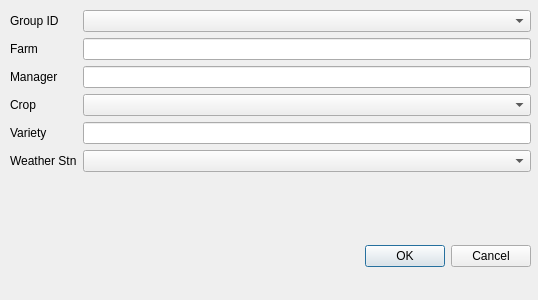
<?xml version="1.0" encoding="UTF-8"?>
<ui version="4.0">
 <class>Dialog</class>
 <widget class="QDialog" name="Dialog">
  <property name="geometry">
   <rect>
    <x>0</x>
    <y>0</y>
    <width>538</width>
    <height>300</height>
   </rect>
  </property>
  <property name="windowTitle">
   <string>Edit Pivot Group</string>
  </property>
  <widget class="QDialogButtonBox" name="buttonBox">
   <property name="geometry">
    <rect>
     <x>30</x>
     <y>240</y>
     <width>501</width>
     <height>32</height>
    </rect>
   </property>
   <property name="orientation">
    <enum>Qt::Horizontal</enum>
   </property>
   <property name="standardButtons">
    <set>QDialogButtonBox::Cancel|QDialogButtonBox::Ok</set>
   </property>
  </widget>
  <widget class="QWidget" name="formLayoutWidget">
   <property name="geometry">
    <rect>
     <x>10</x>
     <y>10</y>
     <width>521</width>
     <height>221</height>
    </rect>
   </property>
   <layout class="QFormLayout" name="formLayout">
    <item row="0" column="0">
     <widget class="QLabel" name="label">
      <property name="text">
       <string>Group ID</string>
      </property>
     </widget>
    </item>
    <item row="1" column="0">
     <widget class="QLabel" name="label_2">
      <property name="text">
       <string>Farm</string>
      </property>
     </widget>
    </item>
    <item row="2" column="0">
     <widget class="QLabel" name="label_3">
      <property name="text">
       <string>Manager</string>
      </property>
     </widget>
    </item>
    <item row="3" column="0">
     <widget class="QLabel" name="label_4">
      <property name="text">
       <string>Crop</string>
      </property>
     </widget>
    </item>
    <item row="4" column="0">
     <widget class="QLabel" name="label_5">
      <property name="text">
       <string>Variety</string>
      </property>
     </widget>
    </item>
    <item row="5" column="0">
     <widget class="QLabel" name="label_6">
      <property name="text">
       <string>Weather Stn</string>
      </property>
     </widget>
    </item>
    <item row="1" column="1">
     <widget class="QLineEdit" name="txtFarm"/>
    </item>
    <item row="3" column="1">
     <widget class="QComboBox" name="cboCrop"/>
    </item>
    <item row="4" column="1">
     <widget class="QLineEdit" name="txtVar"/>
    </item>
    <item row="5" column="1">
     <widget class="QComboBox" name="cboWStn"/>
    </item>
    <item row="2" column="1">
     <widget class="QLineEdit" name="txtMgr"/>
    </item>
    <item row="0" column="1">
     <widget class="QComboBox" name="cboGroup"/>
    </item>
   </layout>
  </widget>
 </widget>
 <resources/>
 <connections>
  <connection>
   <sender>buttonBox</sender>
   <signal>accepted()</signal>
   <receiver>Dialog</receiver>
   <slot>accept()</slot>
   <hints>
    <hint type="sourcelabel">
     <x>248</x>
     <y>254</y>
    </hint>
    <hint type="destinationlabel">
     <x>157</x>
     <y>274</y>
    </hint>
   </hints>
  </connection>
  <connection>
   <sender>buttonBox</sender>
   <signal>rejected()</signal>
   <receiver>Dialog</receiver>
   <slot>reject()</slot>
   <hints>
    <hint type="sourcelabel">
     <x>316</x>
     <y>260</y>
    </hint>
    <hint type="destinationlabel">
     <x>286</x>
     <y>274</y>
    </hint>
   </hints>
  </connection>
 </connections>
</ui>
